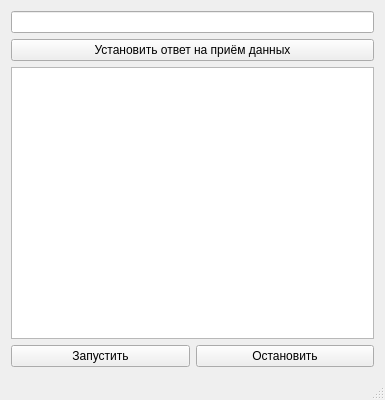
<?xml version="1.0" encoding="UTF-8"?>
<ui version="4.0">
 <class>TestServerWindow</class>
 <widget class="QMainWindow" name="TestServerWindow">
  <property name="geometry">
   <rect>
    <x>0</x>
    <y>0</y>
    <width>385</width>
    <height>400</height>
   </rect>
  </property>
  <property name="sizePolicy">
   <sizepolicy hsizetype="Fixed" vsizetype="Fixed">
    <horstretch>0</horstretch>
    <verstretch>0</verstretch>
   </sizepolicy>
  </property>
  <property name="windowTitle">
   <string>Тестовая серверная программа</string>
  </property>
  <widget class="QWidget" name="centralWidget">
   <layout class="QGridLayout" name="gridLayout">
    <item row="0" column="0" colspan="2">
     <widget class="QLineEdit" name="leAnswer"/>
    </item>
    <item row="3" column="0">
     <widget class="QPushButton" name="pbStartServer">
      <property name="sizePolicy">
       <sizepolicy hsizetype="Preferred" vsizetype="Fixed">
        <horstretch>0</horstretch>
        <verstretch>0</verstretch>
       </sizepolicy>
      </property>
      <property name="text">
       <string>Запустить</string>
      </property>
     </widget>
    </item>
    <item row="3" column="1">
     <widget class="QPushButton" name="pbStopServer">
      <property name="sizePolicy">
       <sizepolicy hsizetype="Preferred" vsizetype="Fixed">
        <horstretch>0</horstretch>
        <verstretch>0</verstretch>
       </sizepolicy>
      </property>
      <property name="text">
       <string>Остановить</string>
      </property>
     </widget>
    </item>
    <item row="1" column="0" colspan="2">
     <widget class="QPushButton" name="pbAnswer">
      <property name="text">
       <string>Установить ответ на приём данных</string>
      </property>
     </widget>
    </item>
    <item row="2" column="0" colspan="2">
     <widget class="QListWidget" name="lwList"/>
    </item>
   </layout>
  </widget>
  <widget class="QStatusBar" name="statusBar"/>
 </widget>
 <layoutdefault spacing="6" margin="11"/>
 <resources/>
 <connections/>
</ui>
